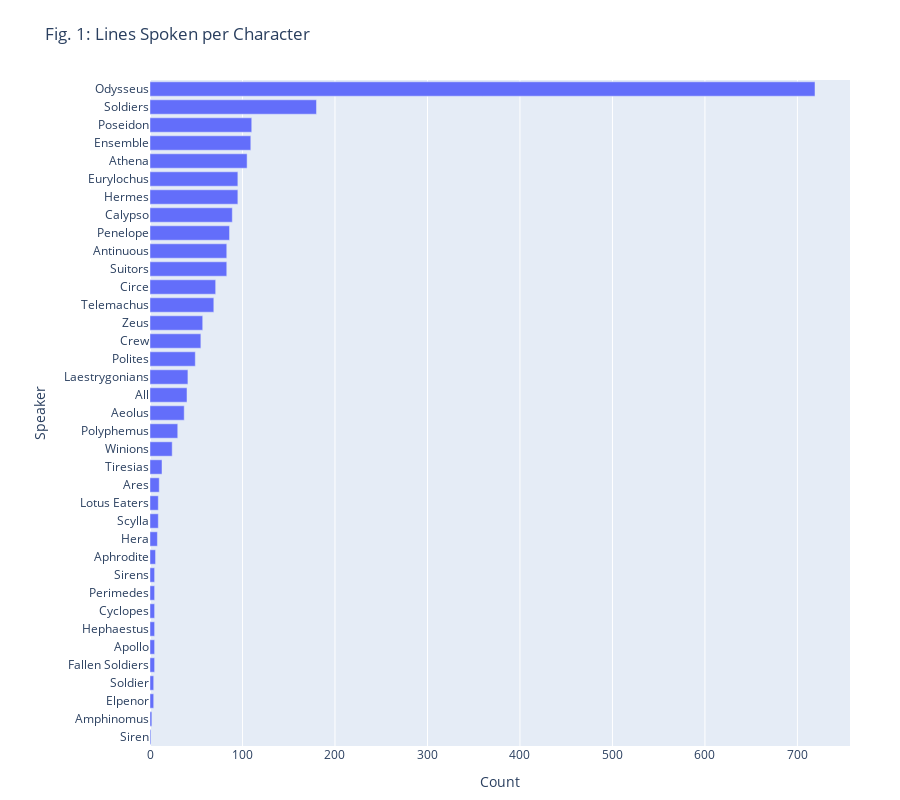

Source (notebook cell):
### Code cell
counts = df['speaker'].value_counts().reset_index()
counts.columns = ['speaker', 'count']
fig = px.bar(
    counts.sort_values('count', ascending=True),  # ascending=True → least at bottom, most at top
    x = 'count',
    y= 'speaker',
    title='Fig. 1: Lines Spoken per Character',
    orientation = 'h'
)
fig.update_layout(
    xaxis_title='Count',
    yaxis_title='Speaker',
    height=800,  # increase if you have many speakers
    margin=dict(l=150, r=50, t=80, b=50)
)


fig.show()

### Figure 1 — Plotly figure (JSON) as saved in the notebook; plotly's stock layout.template omitted (floating-point values rounded to 4 significant figures)
{"data": [{"hovertemplate": "count=%{x}<br>speaker=%{y}<extra></extra>", "legendgroup": "", "marker": {"color": "#636efa", "pattern": {"shape": ""}}, "name": "", "orientation": "h", "showlegend": false, "textposition": "auto", "type": "bar", "x": [1, 2, 4, 4, 5, 5, 5, 5, 5, 5, 6, 8, 9, 9, 10, 13, 24, 30, 37, 40, 41, 49, 55, 57, 69, 71, 83, 83, 86, 89, 95, 95, 105, 109, 110, 180, 719], "xaxis": "x", "y": ["Siren", "Amphinomus", "Elpenor", "Soldier", "Fallen Soldiers", "Apollo", "Hephaestus", "Cyclopes", "Perimedes", "Sirens", "Aphrodite", "Hera", "Scylla", "Lotus Eaters", "Ares", "Tiresias", "Winions", "Polyphemus", "Aeolus", "All", "Laestrygonians", "Polites", "Crew", "Zeus", "Telemachus", "Circe", "Suitors", "Antinuous", "Penelope", "Calypso", "Hermes", "Eurylochus", "Athena", "Ensemble", "Poseidon", "Soldiers", "Odysseus"], "yaxis": "y"}], "layout": {"barmode": "relative", "height": 800, "legend": {"tracegroupgap": 0}, "margin": {"b": 50, "l": 150, "r": 50, "t": 80}, "title": {"text": "Fig. 1: Lines Spoken per Character"}, "xaxis": {"anchor": "y", "domain": [0, 1], "title": {"text": "Count"}}, "yaxis": {"anchor": "x", "domain": [0, 1], "title": {"text": "Speaker"}}}}
